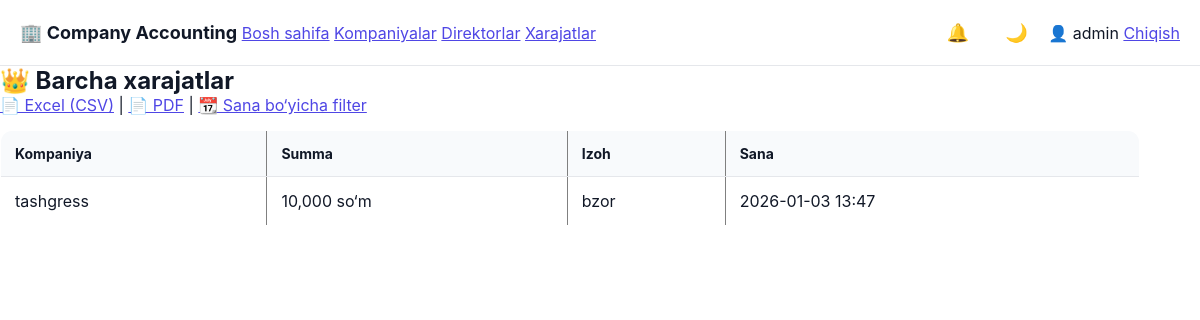
The page /admin/expenses (signed in) on the database as committed earlier.
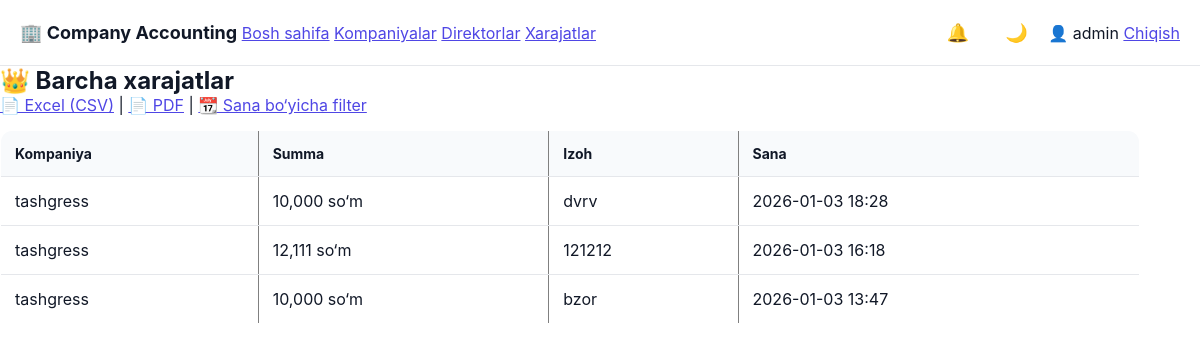
The same page on the database as committed later.
### tables this page shows
CREATE TABLE expenses (
        id INTEGER PRIMARY KEY AUTOINCREMENT,
        company_id INTEGER,
        amount INTEGER,
        description TEXT,
        created_at TEXT
    );

CREATE TABLE companies (
        id INTEGER PRIMARY KEY AUTOINCREMENT,
        name TEXT,
        balance INTEGER DEFAULT 0,
        created_at TEXT
    );

### app.py (the view)
@app.route("/admin/expenses")
def admin_expenses():
    if session.get("role") != "admin":
        return "Ruxsat yo‘q ❌"
    conn = sqlite3.connect("users.db")
    conn.row_factory = sqlite3.Row   # ⭐ MUHIM
    c = conn.cursor()
    c.execute("""
        SELECT
            c.name        AS company,
            CAST(e.amount AS INTEGER) AS amount,
            e.description,
            e.created_at
        FROM expenses e
        JOIN companies c ON e.company_id = c.id
        ORDER BY e.id DESC
    """)
    expenses = c.fetchall()
    conn.close()
    return render_template("admin_expenses.html", expenses=expenses)

### templates/admin_expenses.html (shortened to what this page needs)
<!DOCTYPE html>
<html lang="uz">
<head>
    <link rel="stylesheet" href="{{ url_for('static', filename='style.css') }}">
</head>
<body>
{% include "navbar.html" %}
<div class="login-box" style="width:95%; max-width:1200px;">
    <h2>👑 Barcha xarajatlar</h2>
    <div style="margin-bottom:15px;">
        <a href="/admin/export/expenses">📄 Excel (CSV)</a> |
        <a href="/admin/export/expenses/pdf">📄 PDF</a> |
        <a href="/admin/expenses/filter">📆 Sana bo‘yicha filter</a>
    </div>
    {% if expenses %}
        <table border="1" width="100%" cellpadding="6">
            <thead>
                <tr>
                    <th>Kompaniya</th>
                    <th>Summa</th>
                    <th>Izoh</th>
                    <th>Sana</th>
                </tr>
            </thead>
            <tbody>
                {% for e in expenses %}
                <tr>
                    <td>{{ e[0] }}</td>
                    <td>{{ "{:,}".format(e[1]) }} so‘m</td>
                    <td>{{ e[2] }}</td>
                    <td>{{ e[3] }}</td>
                </tr>
                {% endfor %}
            </tbody>
        </table>
    {% else %}
        <p>Hozircha xarajatlar yo‘q.</p>
    {% endif %}
</div>
</body>
</html>

### templates/navbar.html (shortened to what this page needs)
<div class="navbar">
    <div class="navbar-left">
        <strong class="brand">🏢 Company Accounting</strong>
        <a href="{{ url_for('dashboard') }}">Bosh sahifa</a>
        {% if session.get("role") == "admin" %}
            <a href="{{ url_for('admin_companies') }}">Kompaniyalar</a>
            <a href="{{ url_for('assign_director') }}">Direktorlar</a>
            <a href="{{ url_for('admin_expenses') }}">Xarajatlar</a>
        {% else %}
            <a href="{{ url_for('expenses') }}">Xarajatlarim</a>
        {% endif %}
    </div>
    <div class="navbar-right">
        <button id="notifBtn" class="icon-btn" title="Bildirishnomalar">🔔</button>
        <button id="themeToggle" class="icon-btn" title="Theme">🌙</button>
        <span class="user">👤 {{ session['user'] }}</span>
        <a href="{{ url_for('logout') }}" class="logout-btn">Chiqish</a>
    </div>
</div>

### static/style.css (style rules this page uses)
:root { --primary: #2563eb; --secondary: #1e293b; --bg: #f1f5f9; --card: #ffffff; --success: #16a34a; --danger: #dc2626; --text: #0f172a; }
* { margin: 0; padding: 0; box-sizing: border-box; font-family: Inter, Arial, sans-serif; }
body { background: var(--bg); color: var(--text); }
table { width: 100%; border-collapse: collapse; background: white; border-radius: 12px; overflow: hidden; }
th, td { padding: 14px; border-bottom: 1px solid #e5e7eb; }
th { background: #f8fafc; text-align: left; font-size: 14px; }
button { background: var(--primary); color: white; border: none; padding: 10px 16px; border-radius: 8px; cursor: pointer; }
:root { --bg: #f5f7fb; --card: #ffffff; --text: #111827; --sidebar: #ffffff; --primary: #4f46e5; }
a { color: var(--primary); }
.navbar { background: var(--bg); color: var(--text); padding: 12px 20px; display: flex; justify-content: space-between; align-items: center; border-bottom: 1px solid #e5e7eb; }
.brand { font-weight: bold; font-size: 18px; }
:root { --bg: #ffffff; --text: #111827; }
.icon-btn { background: none; border: none; font-size: 18px; cursor: pointer; position: relative; }

Rows that differ between the two databases and show on the page:
added expenses: name "tashgress", amount "10,000", description "dvrv", created_at "2026-01-03 18:28"
added expenses: name "tashgress", amount "12,111", description "121212", created_at "2026-01-03 16:18"
